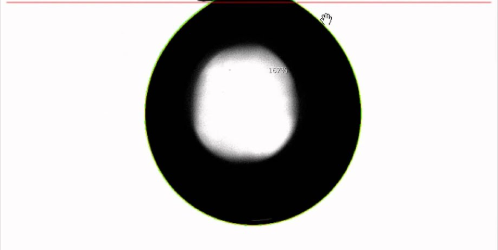
#> input picture python/image_sample.png, 498 x 250 px; its folder holds only this picture in this run
$ python -i Thresholds.py   (imports and definitions only)
#> lines starting #> are read from the running program, lines starting #| are printed output that depends on the picture
#> further down, picture is the input picture: shape (250, 498, 3); mean B, G, R 190.8, 191.1, 192.7
import cv2
import os
import numpy as np
import matplotlib.pyplot as plt
from pathlib import Path
from matplotlib.widgets import Slider
# from ADB_extractor import image_retrieval_from_phone

# Global list to keep track of the contour plot objects
contour_lines = []

# [83 lines left out: functions log_thresholds, update, on_close, get_latest_file, load_latest_image_path, not called in this run]

def get_threshes(image):

    # Convert the image to grayscale
    gray_image = cv2.cvtColor(image, cv2.COLOR_BGR2GRAY)
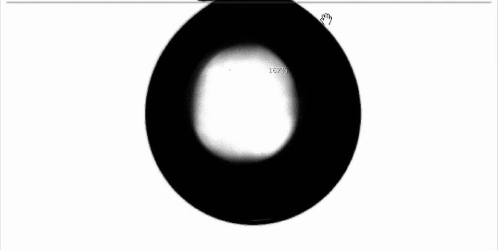
#> gray_image: shape (250, 498); min 0, max 255, mean 191.7

    # Create a matplotlib figure
    fig, ax = plt.subplots(figsize=(10, 6))
    plt.subplots_adjust(bottom=0.25)

    # Display the image
    ax.imshow(cv2.cvtColor(image, cv2.COLOR_BGR2RGB))
    ax.set_title('Adjust the Canny Thresholds')

    # Add sliders for adjusting the lower and upper threshold values
    ax_slider_lower = plt.axes([0.1, 0.01, 0.65, 0.03], facecolor='lightgoldenrodyellow')
    slider_lower = Slider(ax_slider_lower, 'Lower Threshold', 0, 255, valinit=100, valstep=1)

    ax_slider_upper = plt.axes([0.1, 0.06, 0.65, 0.03], facecolor='lightgoldenrodyellow')
    slider_upper = Slider(ax_slider_upper, 'Upper Threshold', 0, 255, valinit=200, valstep=1)

    # Attach the update function to the sliders
    slider_lower.on_changed(lambda val: update(val, slider_lower, slider_upper, ax, fig, image, gray_image))
    slider_upper.on_changed(lambda val: update(val, slider_lower, slider_upper, ax, fig, image, gray_image))


    # Connect the close event to log the final thresholds
    fig.canvas.mpl_connect('close_event', lambda event: on_close(event, slider_lower, slider_upper))
    # Access the current figure's Tkinter window
    canvas = plt.gcf().canvas
    tk_window = canvas.manager.window
    # Set the window size and position using Tkinter's geometry method
    tk_window.geometry("960x540+0+0")  # Position at (0, 0) with size 960x540
    # Show the plot
    plt.show()
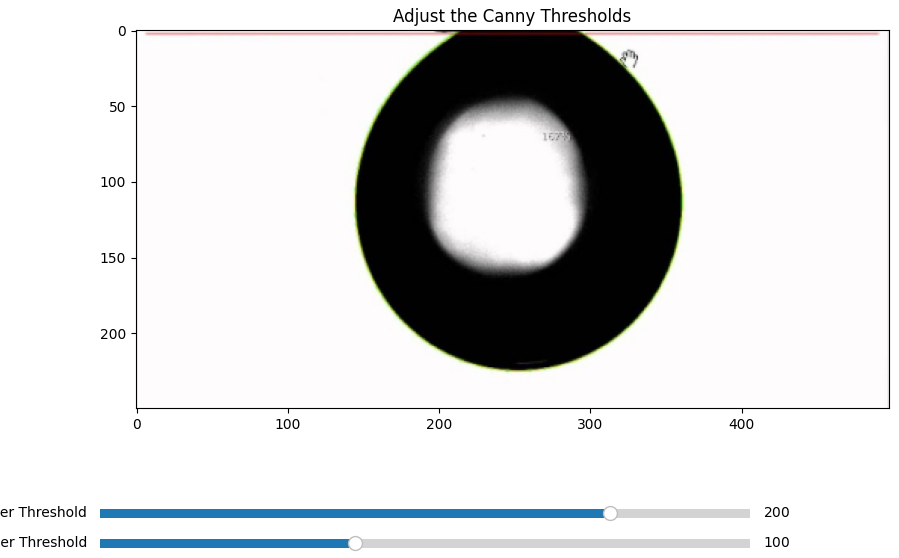
#> figure drawn by matplotlib, 3 panels

# [7 lines left out: function Threshold, not called in this run]

>>> import cv2
>>> picture = cv2.imread('image_sample.png')
>>> result = get_threshes(picture)
